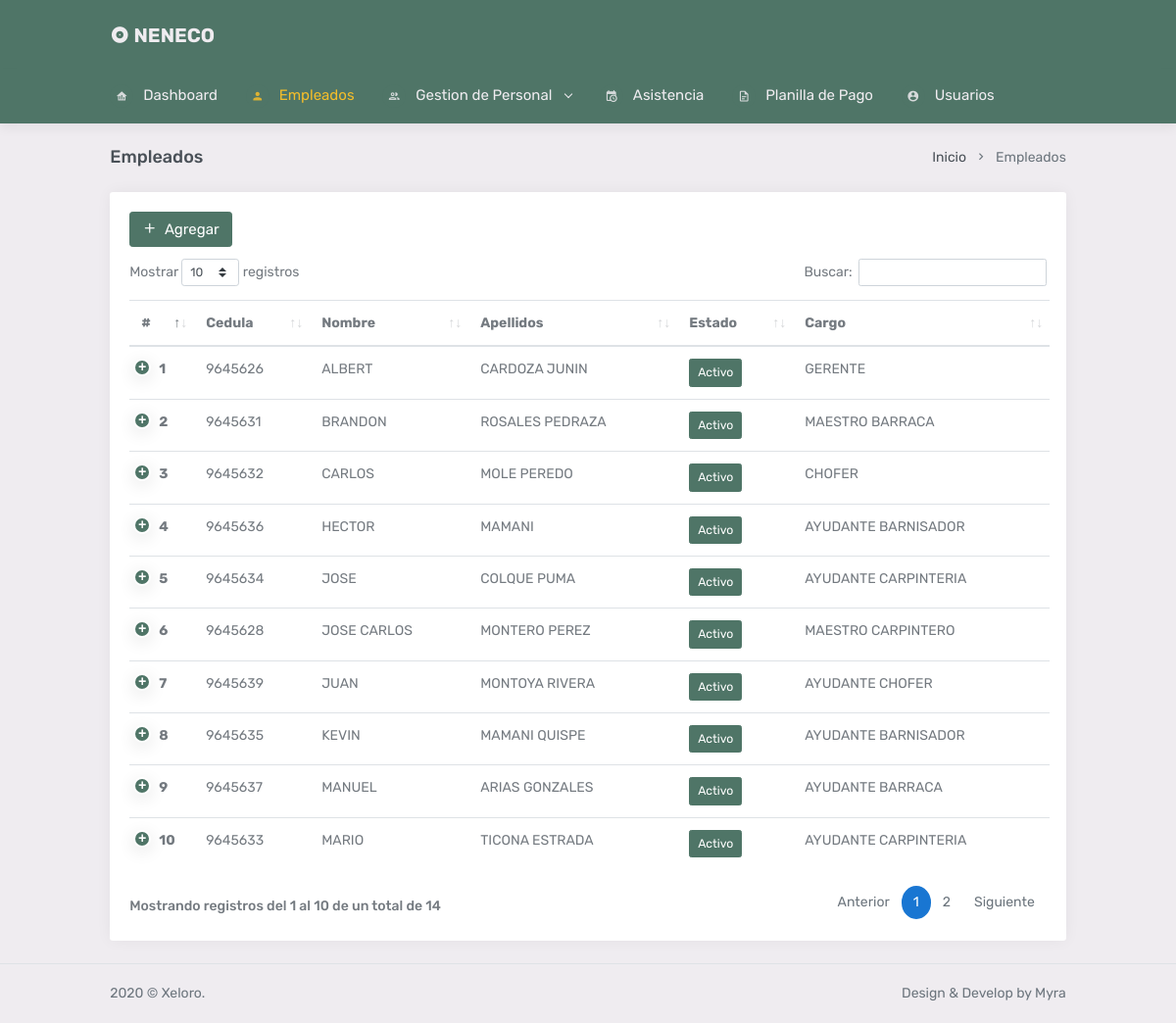
Page /empleado on the committed database.
### tables this page shows
CREATE TABLE `empleado` (
  `id` int(11) NOT NULL,
  `ci` varchar(20) NOT NULL,
  `nombre` varchar(50) NOT NULL,
  `apellidop` varchar(50) NOT NULL,
  `apellidom` varchar(50) DEFAULT NULL,
  `genero` varchar(20) NOT NULL,
  `direccion` text NOT NULL,
  `telefono` varchar(10) DEFAULT NULL,
  `fechanac` date NOT NULL,
  `fechareg` date NOT NULL,
  `estado` tinyint(1) NOT NULL,
  `idcargo` int(11) NOT NULL,
  `idhorario` int(11) NOT NULL
);

CREATE TABLE `cargo` (
  `id` int(11) NOT NULL,
  `nombre` varchar(30) NOT NULL,
  `sueldo` decimal(17,2) NOT NULL
);

### controladores/controlador.plantilla.php (called while the page is built)
<?php
class ControladorPlantilla{
     public function ctrControlador(){
        include "vistas/plantilla.php";
     }
}
?>

### index.php (called while the page is built, shortened)
<?php
require_once "controladores/controlador.plantilla.php";
require_once "controladores/cargo.controlador.php";
require_once "controladores/usuarios.controlador.php";
require_once "controladores/empleado.controlador.php";
require_once "controladores/anticipos.controlador.php";
require_once "modelos/cargo.modelo.php";
require_once "modelos/empleado.modelo.php";
 $plantilla = new ControladorPlantilla();
 $plantilla->ctrControlador();
?>

### controladores/empleado.controlador.php (called while the page is built, shortened)
<?php
class ControladorEmpleado
{
	static public function ctrMostrarEmpleadoOdenado($item, $valor)
	{
		$tabla = "empleado";
		$respuesta = ModeloEmpleado::mdlMostrarEmpleadoOrdenado($tabla, $item, $valor);
		return $respuesta;
	}
}

### modelos/conexion.php (called while the page is built)
<?php
class Conexion{
	static public function conectar(){
		$link = new PDO("mysql:host=localhost;dbname=dbsistemaneneco",
			            "root",
			            "");
		$link->exec("set names utf8");
		return $link;
	}
}

### modelos/empleado.modelo.php (called while the page is built, shortened)
<?php
require_once "conexion.php";
class ModeloEmpleado
{
	static public function mdlMostrarEmpleadoOrdenado($tabla, $item = null, $valor = null)
	{
		if ($item !== null) {
			$sql = "SELECT * FROM $tabla WHERE $item = :$item ORDER BY estado DESC, nombre ASC";
			$stmt = Conexion::conectar()->prepare($sql);
			$stmt->bindParam(":" . $item, $valor, PDO::PARAM_STR);
		} else {
			$sql = "SELECT * FROM $tabla ORDER BY estado DESC, nombre ASC";
			$stmt = Conexion::conectar()->prepare($sql);
		}
		$stmt->execute();
		$result = $stmt->fetchAll();
		return $result;
	}
}

### controladores/cargo.controlador.php (called while the page is built, shortened)
<?php
class ControladorCargo
{
	static public function ctrMostrarCargo($item, $valor)
	{
		$tabla = "cargo";
		$respuesta = ModeloCargo::MdlMostrarCargo($tabla, $item, $valor);
		return $respuesta;
	}
}

### modelos/cargo.modelo.php (called while the page is built, shortened)
<?php
require_once "conexion.php";
class ModeloCargo
{
	static public function mdlMostrarCargo($tabla, $item, $valor)
	{
		if ($item != null) {
			$stmt = Conexion::conectar()->prepare("SELECT * FROM $tabla WHERE $item = :$item");
			$stmt->bindParam(":" . $item, $valor, PDO::PARAM_STR);
			$stmt->execute();
			return $stmt->fetch();
		} else {
			$stmt = Conexion::conectar()->prepare("SELECT * FROM $tabla");
			$stmt->execute();
			return $stmt->fetchAll();
		}
	}
}

### vistas/modulos/empleado.php (the view, shortened to what this page needs)
<div class="page-content">
    <div class="container-fluid">
        <div class="row">
            <div class="col-12">
                <div class="page-title-box d-flex align-items-center justify-content-between">
                    <h4 class="mb-0 font-size-18">Empleados</h4>
                    <div class="page-title-right">
                        <ol class="breadcrumb m-0">
                            <li class="breadcrumb-item"><a href="inicio">Inicio</a></li>
                            <li class="breadcrumb-item active">Empleados</li>
                        </ol>
                    </div>
                </div>
            </div>
        </div>
        <div class="row">
            <div class="col-12">
                <div class="card">
                    <div class="card-body">
                        <button type="button" class="btn btn-primary waves-effect waves-light card-title"
                            data-toggle="modal" data-target="#modalAgregarEmpleado">
                            <i class="feather-plus mr-1"></i> Agregar
                        </button>
                        <table class="table dt-responsive nowrap tablas">
                            <thead>
                                <tr>
                                    <th>#</th>
                                    <th>Cedula</th>
                                    <th>Nombre</th>
                                    <th>Apellidos</th>
                                    <th>Estado</th>
                                    <th>Cargo</th>
                                </tr>
                            </thead>
                            <tbody>
                                <?php
                                $item = null;
                                $valor = null;
                                $empleados = ControladorEmpleado::ctrMostrarEmpleadoOdenado($item, $valor);
                                foreach ($empleados as $key => $value) {
                                    $nomMayus = mb_strtoupper($value["nombre"], 'UTF-8');
                                    $ap1Mayus = mb_strtoupper($value["apellidop"], 'UTF-8');
                                    $ap2Mayus = mb_strtoupper($value["apellidom"], 'UTF-8');
                                    $fechaNac = date("d-m-Y", strtotime($value["fechanac"]));
                                    $fechaReg = date("d-m-Y", strtotime($value["fechareg"]));
                                    echo '<tr>
                                            <th class="sorting_1">' . ($key + 1) . '</th>
                                            <td>' . $value["ci"] . '</td>
                                            <td>' . $nomMayus . '</td>
                                            <td>' . $ap1Mayus . " " . $ap2Mayus . '</td>';
                                    if ($value["estado"] != 0) {
                                        echo '<td><button class="btn btn-sm btn-primary btnActivarE" id="' . $value["id"] . '" estadoEmpleado="0">Activo</button></td>';
                                    } else {
                                        echo '<td><button class="btn btn-sm btn-danger btnActivarE" id="' . $value["id"] . '" estadoEmpleado="1">Inactivo</button></td>';
                                    }
                                    $item = "id";
                                    $valor = $value["idcargo"];
                                    $cargo = ControladorCargo::ctrMostrarCargo($item, $valor);
                                    $nomMayus = mb_strtoupper($cargo["nombre"], 'UTF-8');
                                    echo '<td>' . $nomMayus . '</td>
                                    <td>' . $value["direccion"] . '</td>
                                    <td>' . $value["genero"] . '</td>';
                                    echo '
                                            <td>' . $fechaNac . '</td>
                                            <td>' . $fechaReg . '</td>
                                            <td>' . $cargo["sueldo"] . '</td>
                                            <td>
                                                <div>
                                                    <button class="btn btn-primary btn-sm rounded-circle mr-1 btnEditarEmpleado"
                                                        id="' . $value["id"] . '" data-toggle="modal"
                                                        data-target="#modalEditarEmpleado"><i
                                                            class="fas fa-pencil-alt"></i></button>
                                                </div>
                                            </td>
                                        </tr>';
                                }
                                ?>
                            </tbody>
                        </table>
                    </div>
                </div>
            </div>
        </div>
    </div>
</div>

### vistas/plantilla.php (shortened to what this page needs)
<!DOCTYPE html>
<html lang="en">
<head>
  <link href="vistas/plugins/sweetalert2/sweetalert2.min.css" rel="stylesheet" type="text/css" />
  <link href="vistas/plugins/datatables/dataTables.bootstrap4.css" rel="stylesheet" type="text/css" />
  <link href="vistas/plugins/datatables/responsive.bootstrap4.css" rel="stylesheet" type="text/css" />
  <link href="vistas/plugins/datatables/buttons.bootstrap4.css" rel="stylesheet" type="text/css" />
  <link href="vistas/plugins/datatables/select.bootstrap4.css" rel="stylesheet" type="text/css" />
  <link href="vistas/plugins/dropify/dropify.min.css" rel="stylesheet" type="text/css" />
  <link href="vistas/css/bootstrap.css" rel="stylesheet" type="text/css" />
  <link href="vistas/css/icons.min.css" rel="stylesheet" type="text/css" />
  <link href="vistas/css/theme.css" rel="stylesheet" type="text/css" />
</head>
<body>
  <?php
    echo '<div id="layout-wrapper">';
    echo '<div class="main-content">';
    include "modulos/header.php";
    include "modulos/nav.php";
    if (isset($_GET["rutas"])) {
      if (
        $_GET["rutas"] == "inicio" ||
        $_GET["rutas"] == "cargo" ||
        $_GET["rutas"] == "empleado" ||
        $_GET["rutas"] == "horario" ||
        $_GET["rutas"] == "asistencia" ||
        $_GET["rutas"] == "usuario" ||
        $_GET["rutas"] == "permisos" ||
        $_GET["rutas"] == "horasextras" ||
        $_GET["rutas"] == "anticipos" ||
        $_GET["rutas"] == "planilla" ||
        $_GET["rutas"] == "salir"
      ) {
        include "modulos/" . $_GET["rutas"] . ".php";
      } else {
        include "modulos/404.php";
      }
    } else {
      include "modulos/inicio.php";
    }
    include "modulos/footer.php";
    echo '</div>';
    echo '</div>';
  ?>
</body>
</html>

### vistas/modulos/header.php (shortened to what this page needs)
<header id="page-topbar">
    <div class="navbar-header">
        <div class="navbar-brand-box d-flex align-items-left">
            <a href="inicio" class="logo">
                <i class="mdi mdi-album"></i>
                <span>
                    NENECO
                </span>
            </a>
        </div>
        <div class="d-flex align-items-center">
            <div class="dropdown d-inline-block ml-2">
                <button type="button" class="btn header-item waves-effect waves-light" data-toggle="dropdown" aria-haspopup="true" aria-expanded="false">
                </button>
            </div>
        </div>
    </div>
</header>

### vistas/modulos/nav.php (shortened to what this page needs)
<div class="topnav">
    <div class="container-fluid">
        <nav class="navbar navbar-light navbar-expand-lg topnav-menu">
            <div class="collapse navbar-collapse" id="topnav-menu-content">
                <ul class="navbar-nav">
                    <li class="nav-item">
                        <a class="nav-link" href="inicio">
                            <i class="mdi mdi-home-analytics"></i>Dashboard
                        </a>
                    </li>
                    <li class="nav-item">
                        <a class="nav-link" href="empleado">
                            <i class="mdi mdi-account"></i>Empleados
                        </a>
                    </li>
                    <li class="nav-item dropdown">
                        <a class="nav-link dropdown-toggle arrow-none" href="#" id="topnav-components" role="button" data-toggle="dropdown" aria-haspopup="true" aria-expanded="false">
                            <i class="mdi mdi-account-multiple-outline"></i>Gestion de Personal <div class="arrow-down"></div>
                        </a>
                    </li>
                    <li class="nav-item">
                        <a class="nav-link" href="asistencia">
                            <i class="mdi mdi-calendar-clock"></i>Asistencia
                        </a>
                    </li>
                    <li class="nav-item">
                        <a class="nav-link" href="planilla">
                            <i class="mdi mdi-file-document-outline"></i>Planilla de Pago
                        </a>
                    </li>
                    <li class="nav-item">
                        <a class="nav-link" href="usuario">
                            <i class="mdi mdi-account-circle"></i>Usuarios
                        </a>
                    </li>
                </ul>
            </div>
        </nav>
    </div>
</div>

### vistas/modulos/footer.php
<footer class="footer">
    <div class="container-fluid">
        <div class="row">
            <div class="col-md-6">
                <div class="text-center text-lg-left">
                    2020 © Xeloro.
                </div>
            </div>
            <div class="col-md-6">
                <div class="text-right d-none d-lg-block">
                    Design & Develop by Myra
                </div>
            </div>
        </div>
    </div>
</footer>

### vistas/css/theme.css (style rules this page uses)
.topnav { background: #4f7567; padding: 0 calc(24px / 2); -webkit-box-shadow: 0px 6px 10px 0 rgba(0, 0, 0, 0.05); box-shadow: 0px 6px 10px 0 rgba(0, 0, 0, 0.05); }
.topnav .topnav-menu { margin: 0; padding: 0; }
.topnav .navbar-nav .nav-link { font-size: .9375rem; position: relative; padding: 1rem 0.9rem; }
.topnav .navbar-nav .nav-link i { display: inline-block; line-height: 24px; height: 24px; width: 24px; background-color: #4f7567; text-align: center; border-radius: 50%; margin-right: 10px; font-size: 13px; opacity: 0.85; }
@media (min-width: 1200px) { .container-fluid { max-width: 85%; } }
@media (min-width: 992px) { .topnav .navbar-nav .nav-item:first-of-type .nav-link { padding-left: 0; } }
.arrow-down { display: inline-block; }
.arrow-down:after { border-color: initial; border-style: solid; border-width: 0 0 1px 1px; content: ""; height: .4em; display: inline-block; right: 5px; top: 50%; margin-left: 10px; -webkit-transform: rotate(-45deg) translateY(-50%); transform: rotate(-45deg) translateY(-50%); -webkit-transform-origin: top; transform-origin: top; -webkit-transition: all .3s ease-out; transition: all .3s ease-out; width: .4em; }
#page-topbar { top: 0; right: 0; left: 0; z-index: 999; background-color: #4f7567; padding: 0 calc(24px / 2); }
.navbar-header { display: -webkit-box; display: -ms-flexbox; display: flex; -ms-flex-pack: justify; -webkit-box-pack: justify; justify-content: space-between; -webkit-box-align: center; -ms-flex-align: center; align-items: center; margin: 0 auto; height: 70px; }
@media (min-width: 1200px) { .navbar-header { max-width: 85%; } }
.navbar-brand-box { padding-left: calc(24px / 2); text-align: center; }
.logo { line-height: 70px; color: #efecf0 !important; font-size: 20px; text-transform: uppercase; font-weight: 700; }
.logo span { vertical-align: middle; }
.page-title-box { padding-bottom: 24px; }
.page-title-box .breadcrumb { background-color: transparent; padding: 0; }
.page-content { padding: 24px calc(24px / 2) 60px calc(24px / 2); }
.header-item { height: 70px; -webkit-box-shadow: none !important; box-shadow: none !important; color: #383c40; border: 0; }
.footer { border-top: 1px solid #dee2e6; bottom: 0; padding: 19px 12px 20px; position: absolute; right: 0; color: #6c757d; left: 0; }
.font-size-18 { font-size: 18px !important; }
table.dataTable { border-collapse: collapse !important; margin-bottom: 15px !important; }
table.dataTable.dtr-inline.collapsed > tbody > tr[role=row] > td:first-child:before, table.dataTable.dtr-inline.collapsed > tbody > tr[role=row] > th:first-child:before { -webkit-box-shadow: 0 4px 18px rgba(0, 0, 0, 0.11); box-shadow: 0 4px 18px rgba(0, 0, 0, 0.11); background-color: #4f7567; top: 0.75rem; }
.waves-effect { position: relative; cursor: pointer; display: inline-block; overflow: hidden; -webkit-user-select: none; -moz-user-select: none; -ms-user-select: none; user-select: none; -webkit-tap-highlight-color: transparent; }

### rows in the picture
empleado: ci "9645626", nombre "ALBERT", apellidop "CARDOZA", apellidom "JUNIN", idcargo.nombre "GERENTE"
empleado: ci "9645631", nombre "BRANDON", apellidop "ROSALES", apellidom "PEDRAZA", idcargo.nombre "MAESTRO BARRACA"
empleado: ci "9645632", nombre "CARLOS", apellidop "MOLE", apellidom "PEREDO", idcargo.nombre "CHOFER"
empleado: ci "9645636", nombre "HECTOR", apellidop "MAMANI", idcargo.nombre "AYUDANTE BARNISADOR"
empleado: ci "9645634", nombre "JOSE", apellidop "COLQUE", apellidom "PUMA", idcargo.nombre "AYUDANTE CARPINTERIA"
empleado: ci "9645628", nombre "JOSE CARLOS", apellidop "MONTERO", apellidom "PEREZ", idcargo.nombre "MAESTRO CARPINTERO"
empleado: ci "9645639", nombre "JUAN", apellidop "MONTOYA", apellidom "RIVERA", idcargo.nombre "AYUDANTE CHOFER"
empleado: ci "9645635", nombre "KEVIN", apellidop "MAMANI", apellidom "QUISPE", idcargo.nombre "AYUDANTE BARNISADOR"
empleado: ci "9645637", nombre "MANUEL", apellidop "ARIAS", apellidom "GONZALES", idcargo.nombre "AYUDANTE BARRACA"
empleado: ci "9645633", nombre "MARIO", apellidop "TICONA", apellidom "ESTRADA", idcargo.nombre "AYUDANTE CARPINTERIA"
